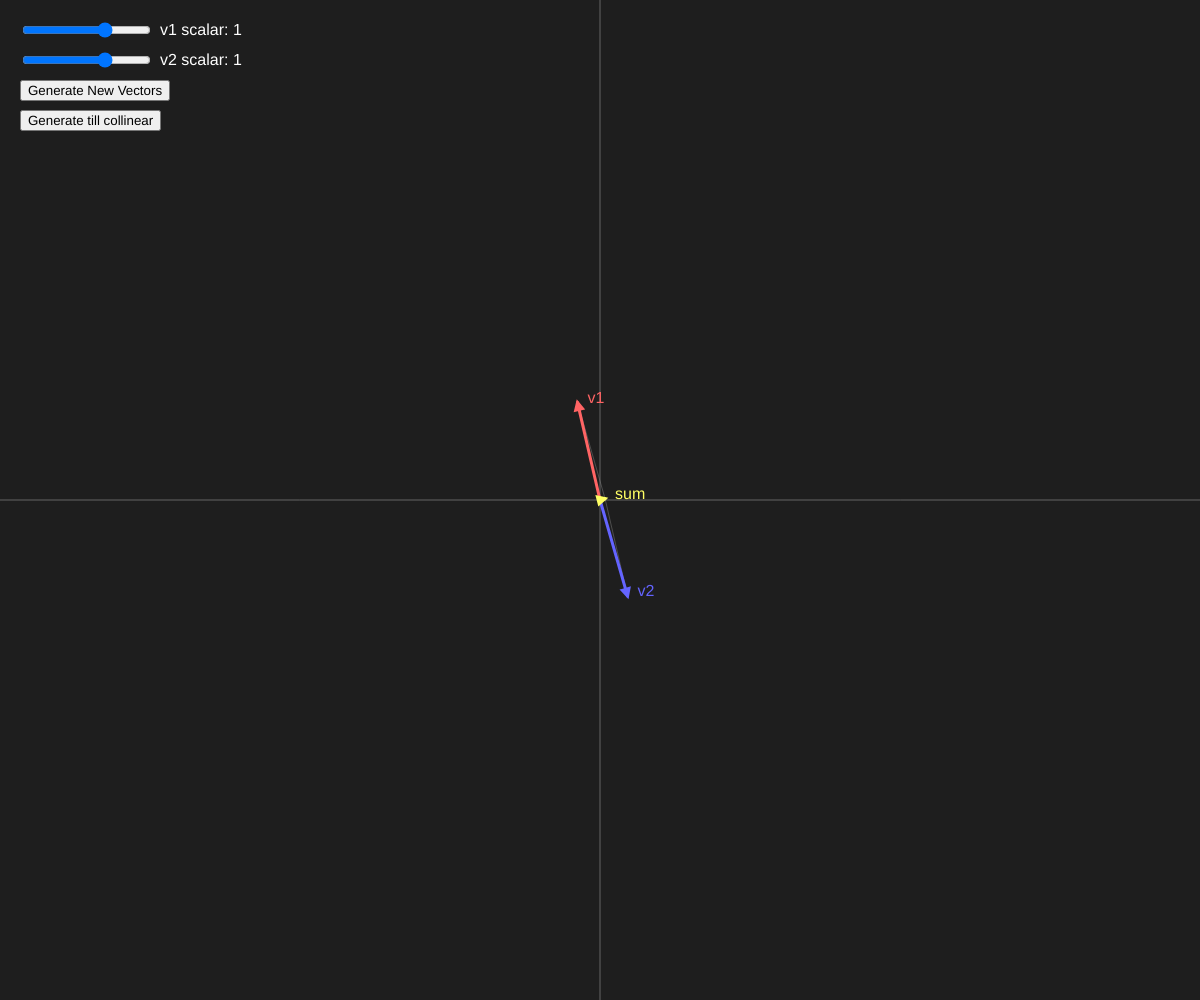
Frame 1 (no input)
Frame 60 (no input): identical to frame 1, image omitted
Frame 120 (the mouse pressed at the canvas centre since frame 60): identical to frame 1, image omitted

The p5.js sketch that drew this single still picture (run headless with seeded random() and noise() and a simulated clock; from frame 60 on, the mouse is pressed at the canvas centre):

// p5.js sketch
// ── sketch.js

let v1, v2;
let slider1, slider2;
let button;

function setup() {
  createCanvas(windowWidth, windowHeight);
  
  // Create UI elements
  // Slider for first vector scalar: range -3 to 3, start at 1, step 0.1
  slider1 = createSlider(-3, 3, 1, 0.1);
  slider1.position(20, 20);
  
  // Slider for second vector scalar: range -3 to 3, start at 1, step 0.1
  slider2 = createSlider(-3, 3, 1, 0.1);
  slider2.position(20, 50);
  
  // Button to generate new random vectors
  button = createButton('Generate New Vectors');
  button.position(20, 80);
  button.mousePressed(generateVectors);

  // Button to generate vectors until collinear
  collinearButton = createButton('Generate till collinear');
  collinearButton.position(20, 110);
  collinearButton.mousePressed(startCollinearSearch);
  
  // Initialize vectors
  generateVectors();
}

let searching = false;

function startCollinearSearch() {
  searching = true;
}

// Helper to generate a vector from a random integer degree
function randomIntAngleVector() {
  let deg = floor(random(360));
  return p5.Vector.fromAngle(radians(deg));
}

function generateVectors() {
  // Stop searching if we manually generate
  searching = false;
  v1 = randomIntAngleVector();
  v2 = randomIntAngleVector();
}

function draw() {
  // If searching, generate new vectors every frame until condition is met
  if (searching) {
    v1 = randomIntAngleVector();
    v2 = randomIntAngleVector();
    
    // Check for collinearity (angle is close to 0 or PI)
    // Using a tighter threshold since we have discrete integer degrees
    // 1 degree is ~0.017 radians, so we need epsilon < 0.017
    let angle = v1.angleBetween(v2);
    let epsilon = 0.001; 
    if (abs(angle) < epsilon || abs(abs(angle) - PI) < epsilon) {
      searching = false;
      console.log("Found collinear vectors!");
    }
  }

  background(30);
  
  // Display labels for sliders
  fill(255);
  noStroke();
  textSize(16);
  text(`v1 scalar: ${slider1.value()}`, 160, 35);
  text(`v2 scalar: ${slider2.value()}`, 160, 65);
  
  // Indicate if searching
  if (searching) {
    fill(255, 255, 0);
    text("Searching for collinear vectors...", 20, 150);
  }
  
  // Move origin to center of canvas
  translate(width / 2, height / 2);
  
  // Base visual length (pixels) for the unit vectors so they are visible
  let baseLen = 100;
  
  // Get scalar values
  let s1 = slider1.value();
  let s2 = slider2.value();
  
  // Calculate the scaled vectors
  let u1 = p5.Vector.mult(v1, s1 * baseLen);
  let u2 = p5.Vector.mult(v2, s2 * baseLen);
  
  // Calculate the sum vector
  let sumVec = p5.Vector.add(u1, u2);
  
  // Draw simple axes
  stroke(100);
  strokeWeight(1);
  line(-width / 2, 0, width / 2, 0);
  line(0, -height / 2, 0, height / 2);
  
  // Draw the parallelogram components to visualize the sum
  stroke(150, 150, 150, 100);
  strokeWeight(1);
  // Dashed lines look better, but basic line is safe for starters.
  // Line from tip of u1 to tip of sum
  line(u1.x, u1.y, sumVec.x, sumVec.y);
  // Line from tip of u2 to tip of sum
  line(u2.x, u2.y, sumVec.x, sumVec.y);
  
  // Draw vectors
  // Vector 1 (Red)
  drawArrow(createVector(0, 0), u1, color(255, 100, 100));
  
  // Vector 2 (Blue)
  drawArrow(createVector(0, 0), u2, color(100, 100, 255));
  
  // Sum Vector (Yellow)
  drawArrow(createVector(0, 0), sumVec, color(255, 255, 100));
  
  // Label the vectors
  noStroke();
  fill(255, 100, 100);
  text("v1", u1.x + 10, u1.y);
  fill(100, 100, 255);
  text("v2", u2.x + 10, u2.y);
  fill(255, 255, 100);
  text("sum", sumVec.x + 10, sumVec.y);
}

// Helper function to draw an arrow
function drawArrow(base, vec, myColor) {
  push();
  stroke(myColor);
  strokeWeight(3);
  fill(myColor);
  translate(base.x, base.y);
  line(0, 0, vec.x, vec.y);
  rotate(vec.heading());
  let arrowSize = 7;
  translate(vec.mag() - arrowSize, 0); // Move to near the tip
  triangle(0, arrowSize / 2, 0, -arrowSize / 2, arrowSize, 0);
  pop();
}

function windowResized() {
  resizeCanvas(windowWidth, windowHeight);
}
